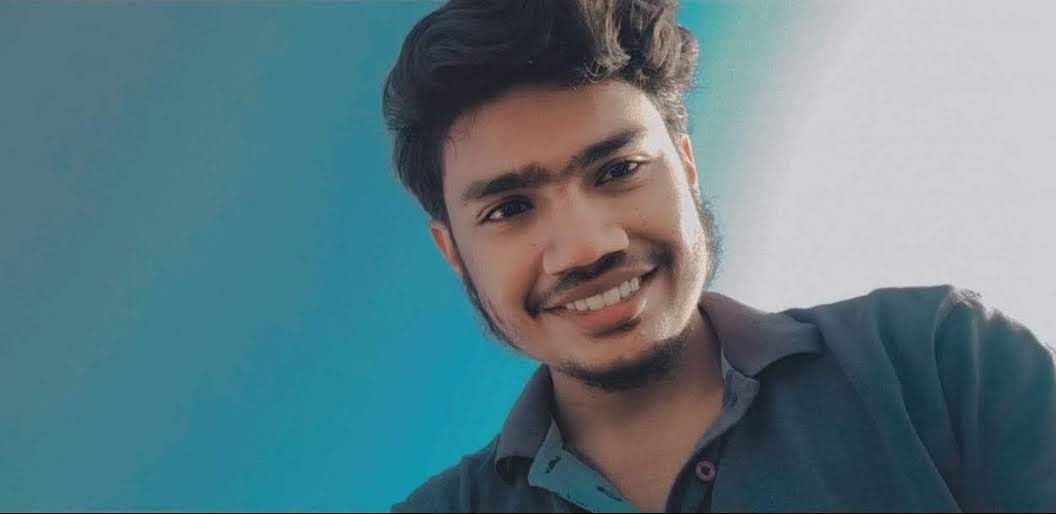
#> input picture talha.jpg, 1056 x 514 px
$ python image_to_cartoon.py
#> lines starting #> are read from the running program, lines starting #| are printed output that depends on the picture; after the words box and inside, x2 and y2 are one past the last pixel; in counts of white or black regions, pixels touching at a corner belong together
import cv2
import numpy as np

# load image
image = cv2.imread("talha.jpg")
#> image is the input picture: shape (514, 1056, 3); mean B, G, R 131.8, 123.5, 93.9

# convert to grey image
grey = cv2.cvtColor(image ,cv2.COLOR_BGR2GRAY)
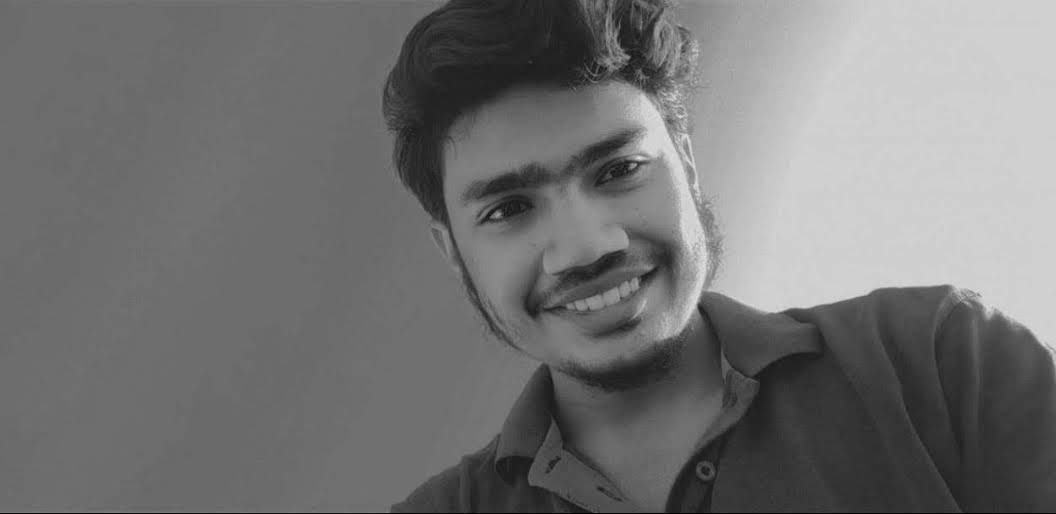
#> grey: shape (514, 1056); min 0, max 227, mean 115.6

# blur effect
grey = cv2.medianBlur(grey, 5)

# performs adaptive thresholding on an input image (grey image to binary image)
edge = cv2.adaptiveThreshold(grey,255,cv2.ADAPTIVE_THRESH_MEAN_C,cv2.THRESH_BINARY,9,9)
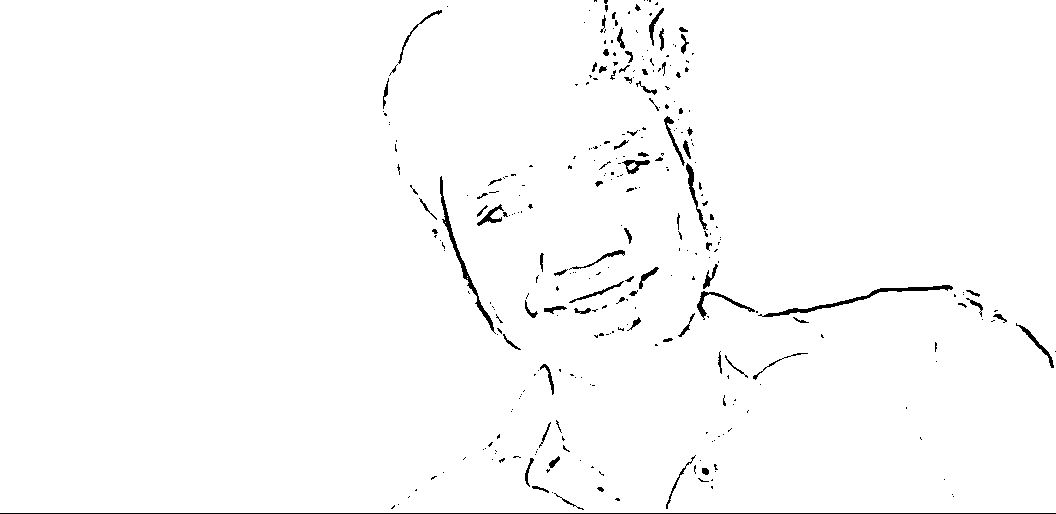
#> edge: shape (514, 1056); 98.4% white; 314 black regions (231 under 20 px), largest, box (x1, y1, x2, y2) and area: (0, 513, 1056, 514) 1056, (758, 285, 953, 317) 714, (440, 176, 496, 334) 644

# performs a bilateral filter on an input image
color = cv2.bilateralFilter(image,9,250,250)

# performs the bitwise AND operation on two input images
cartoon = cv2.bitwise_and(color,color,mask=edge)

# compare reesults
cv2.imshow("Image",image)
cv2.imshow("Edge",edge)
cv2.imshow("Cartoon",cartoon)
cv2.waitKey(0)
#> (the run stopped early here; a loop or call above may not have finished)
